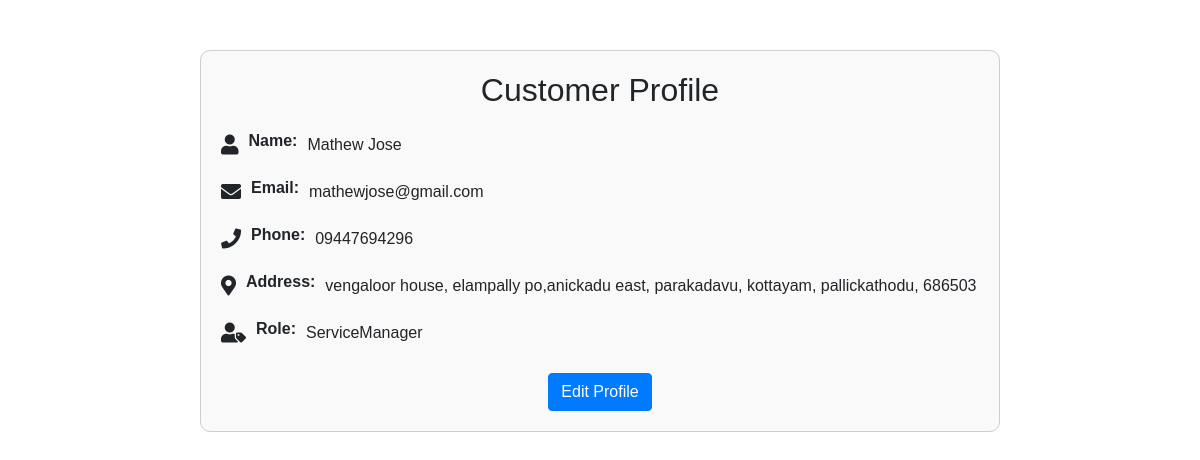
The page /customer_profile/ (signed in) on the database its author committed.
### autocareweb/models.py (models this page shows, shortened)
class UserDetails(models.Model):
    user = models.OneToOneField(CustomUser, on_delete=models.CASCADE, related_name='details')
    name = models.CharField(max_length=100)
    phone = models.CharField(max_length=15)
    address = models.TextField()
    city = models.CharField(max_length=50)
    place = models.CharField(max_length=50)
    pincode = models.CharField(max_length=10)

class CustomUser(AbstractBaseUser, PermissionsMixin):
    email = models.EmailField(unique=True)
    role = models.CharField(max_length=20, choices=UserRole.choices, default=UserRole.CUSTOMER)
    is_active = models.BooleanField(default=True)
    is_staff = models.BooleanField(default=False)
    objects = CustomUserManager()
    USERNAME_FIELD = 'email'
    REQUIRED_FIELDS = []

### autocareweb/views.py (the view)
@login_required
def customer_profile(request):
    user_details = get_object_or_404(UserDetails, user=request.user)
    return render(request, 'customer_profile.html', {'user_details': user_details})

### templates/customer_profile.html (shortened to what this page needs)
 <!DOCTYPE html>
<html lang="en">
<head>
    <link href="https://stackpath.bootstrapcdn.com/bootstrap/4.4.1/css/bootstrap.min.css" rel="stylesheet">
    <link href="https://cdnjs.cloudflare.com/ajax/libs/font-awesome/5.10.0/css/all.min.css" rel="stylesheet">
</head>
<body>
    <div class="container profile-container">
        <div class="profile-header">
            <h2>Customer Profile</h2>
        </div>
        <div class="profile-info">
            <i class="fas fa-user"></i>
            <label>Name:</label>
            <p>{{ user_details.name }}</p>
        </div>
        <div class="profile-info">
            <i class="fas fa-envelope"></i>
            <label>Email:</label>
            <p>{{ request.user.email }}</p>
        </div>
        <div class="profile-info">
            <i class="fas fa-phone"></i>
            <label>Phone:</label>
            <p>{{ user_details.phone }}</p>
        </div>
        <div class="profile-info">
            <i class="fas fa-map-marker-alt"></i>
            <label>Address:</label>
            <p>{{ user_details.address }}, {{ user_details.city }}, {{ user_details.place }}, {{ user_details.pincode }}</p>
        </div>
        <div class="profile-info">
            <i class="fas fa-user-tag"></i>
            <label>Role:</label>
            <p>{{ request.user.get_role_display }}</p>
        </div>
        <div class="text-center mt-4">
            <a href="{% url 'edit_profile' %}" class="btn btn-primary">Edit Profile</a>
        </div>
    </div>
</body>
</html>

### templates/customer_profile.html (style rules this page uses)
body { font-family: Arial, sans-serif; }
.profile-container { margin: 50px auto; max-width: 800px; border: 1px solid #ccc; padding: 20px; border-radius: 10px; background-color: #f9f9f9; }
.profile-header { text-align: center; margin-bottom: 20px; }
.profile-info { margin-bottom: 15px; display: flex; align-items: center; }
.profile-info label { font-weight: bold; margin-right: 10px; }
.profile-info i { font-size: 20px; margin-right: 10px; }
.profile-info p { margin: 0; }

### rows shown on the page
UserDetails: name "Mathew Jose", phone "09447694296", address "vengaloor house, elampally po,anickadu east, parakadavu", city "kottayam", place "pallickathodu", pincode "686503"
CustomUser: user.email "mathewjose@gmail.com", user.role "ServiceManager"
